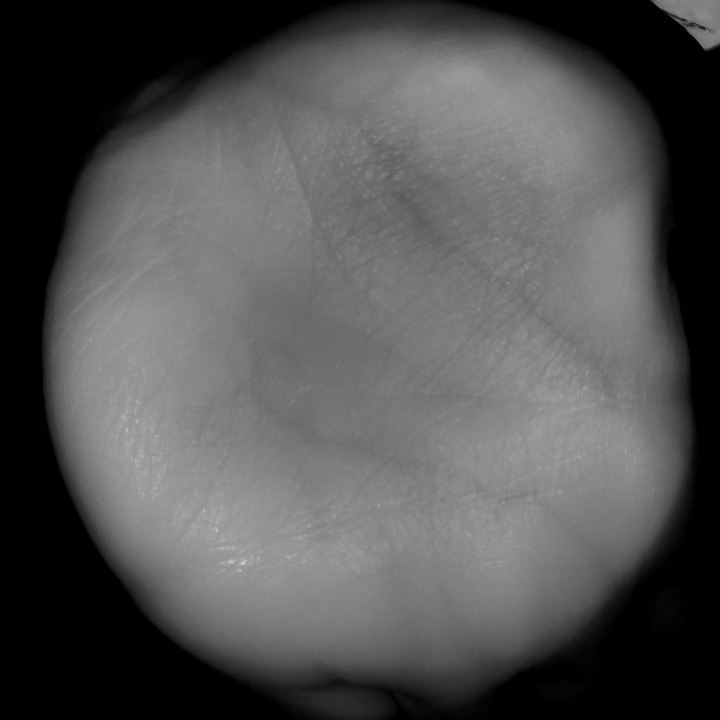
#> input picture sahrp_0.bmp, 720 x 720 px
$ python new_tren.py   (older library calls are emulated)
#> lines starting #> are read from the running program, lines starting #| are printed output that depends on the picture; after the words box and inside, x2 and y2 are one past the last pixel; in counts of white or black regions, pixels touching at a corner belong together
### diplom_code.py
from multiprocessing.pool import ThreadPool
import numpy as np
import cv2
import os


class GaborFiltering:

    @staticmethod
    def build_filters(ksize: int,
                      sigma: float,
                      lambd: float,
                      gamma: float,
                      psi: float):
        filters = []
        for theta in np.arange(0, np.pi, np.pi / 16):
            kern = cv2.getGaborKernel((ksize, ksize),
                                      sigma,
                                      theta,
                                      lambd,
                                      gamma,
                                      psi,
                                      ktype=cv2.CV_32F)
            kern /= 5 * kern.sum()
            filters.append(kern)

        return filters

    # [8 lines left out: function process, not called in this run]

    @staticmethod
    def process_threaded(img, filters, threadn=8):
        accum = np.zeros_like(img)

        def f(kern):
            return cv2.filter2D(img, cv2.CV_8UC3, kern)

        pool = ThreadPool(processes=threadn)
        for fimg in pool.imap_unordered(f, filters):
            np.maximum(accum, fimg, accum)

        return accum

    # [18 lines left out: function get_filter_image, not called in this run]


class AdditionalFitering:

    # [15 lines left out: function inversion, not called in this run]

    @staticmethod
    def gauss(image):
        return cv2.GaussianBlur(image, (15, 15), 4)

    @staticmethod
    def median(image):
        return cv2.medianBlur(image, 11)

    @staticmethod
    def inversion_1(image):
        return cv2.bitwise_not(image)

    @staticmethod
    def masking(img):
        mask = np.zeros(img.shape[:2], dtype="uint8")
        cv2.circle(mask, (210, 210), 200, 255, -1)
        masked = cv2.bitwise_and(img, img, mask=mask)

        return masked

    @staticmethod
    def skeletonization(img):
        _ = img.copy()
        img = np.array(img)
        size = np.size(img)

        skel = np.zeros(img.shape, np.uint8)

        element = cv2.getStructuringElement(cv2.MORPH_CROSS, (5, 5))

        done = False

        while not done:
            eroded = cv2.erode(img, element)
            temp = cv2.dilate(eroded, element)
            temp = cv2.subtract(img, temp)
            skel = cv2.bitwise_or(skel, temp)
            img = eroded.copy()

            zeros = size - cv2.countNonZero(img)
            if zeros == size:
                done = True
        return skel

    @staticmethod
    def get_final_picture(image):
        gray_image = cv2.cvtColor(image, cv2.COLOR_BGR2GRAY)
        filter_image = AdditionalFitering.median(gray_image)
        invers_image = AdditionalFitering.inversion_1(filter_image)
        first = GaborFiltering.process_threaded(invers_image,
                                                GaborFiltering.
                                                build_filters(ksize=20,
                                                              sigma=20.2,
                                                              lambd=19.5,
                                                              gamma=2.1,
                                                              psi=0))
        cv2.imwrite('first180.png', first)
        final_img = np.zeros([420, 420], np.uint8)
        res = cv2.inRange(first, 150, 255)
        ret, thresh = cv2.threshold(res, 127, 255, 0)
        contours, hierarchy = cv2.findContours(thresh, cv2.RETR_LIST,
                                               cv2.CHAIN_APPROX_TC89_L1)
        first_cont = cv2.drawContours(final_img, contours, -1,
                                      (255, 255, 255), -1)
        cv2.imwrite('first_cont180.png', first_cont)

        second = GaborFiltering.process_threaded(first_cont,
                                                 GaborFiltering.
                                                 build_filters(ksize=23,
                                                               sigma=40,
                                                               lambd=24.5,
                                                               gamma=5.9,
                                                               psi=0))
        cv2.imwrite('second180.png', second)

        final_img = np.zeros([420, 420], np.uint8)
        res = cv2.inRange(second, 150, 255)
        ret, thresh = cv2.threshold(res, 127, 255, 0)
        contours, hierarchy = cv2.findContours(thresh, cv2.RETR_LIST,
                                               cv2.CHAIN_APPROX_TC89_L1)
        first_cont = cv2.drawContours(final_img, contours, -1,
                                      (255, 255, 255), -1)
        return AdditionalFitering.masking(AdditionalFitering.skeletonization(first_cont))


# [9 lines that do not run on import are left out]
    # [7 lines of commented-out code are left out]

### new_tren.py
import cv2
import numpy as np
import skimage.exposure
from diplom_code import AdditionalFitering

# load image
img = cv2.imread('sahrp_0.bmp')
#> img is the input picture: shape (720, 720, 3); mean B, G, R 81.3, 82.1, 81.3

# convert to gray
gray = cv2.cvtColor(img, cv2.COLOR_BGR2GRAY)

# threshold
thresh = cv2.threshold(gray, 11, 255, cv2.THRESH_BINARY)[1]
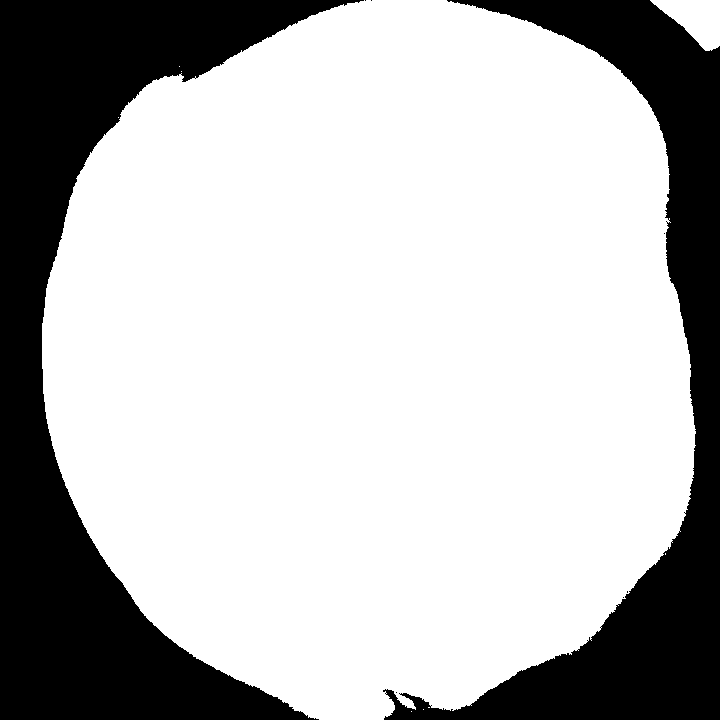
#> thresh: shape (720, 720); 72.7% white; 8 black regions (6 under 20 px), largest, box (x1, y1, x2, y2) and area: (0, 0, 364, 720) 84425, (383, 0, 720, 720) 57021

# apply morphology to clean small spots
kernel = cv2.getStructuringElement(cv2.MORPH_ELLIPSE, (3,3))
morph = cv2.morphologyEx(thresh, cv2.MORPH_OPEN, kernel, borderType=cv2.BORDER_CONSTANT, borderValue=0)
#> morph: shape (720, 720); 72.7% white; 6 black regions (4 under 20 px), largest, box (x1, y1, x2, y2) and area: (0, 0, 364, 720) 84465, (383, 0, 720, 720) 57121
kernel = cv2.getStructuringElement(cv2.MORPH_ELLIPSE, (3,3))
morph = cv2.morphologyEx(morph, cv2.MORPH_CLOSE, kernel, borderType=cv2.BORDER_CONSTANT, borderValue=0)
#> morph: shape (720, 720); 72.6% white; 1 black region, box (x1, y1, x2, y2) and area: (0, 0, 720, 720) 141807
kernel = cv2.getStructuringElement(cv2.MORPH_ELLIPSE, (3,3))
morph = cv2.morphologyEx(morph, cv2.MORPH_ERODE, kernel, borderType=cv2.BORDER_CONSTANT, borderValue=0)
#> morph: shape (720, 720); 72.2% white; 1 black region

# get external contour
contours = cv2.findContours(morph, cv2.RETR_EXTERNAL, cv2.CHAIN_APPROX_SIMPLE)
#> contours = 2 contours; box (x1, y1, x2, y2) and area: (43, 2, 695, 718) 371490, (653, 2, 718, 50) 1675
contours = contours[0] if len(contours) == 2 else contours[1]
big_contour = max(contours, key=cv2.contourArea)
#> big_contour = contour of 1029 points, box (x1, y1, x2, y2) (43, 2, 695, 718), area 371490

# draw white filled contour on black background as mas
contour = np.zeros_like(gray)
cv2.drawContours(contour, [big_contour], 0, 255, -1)
#> contour: shape (720, 720); 71.9% white; 1 black region, box (x1, y1, x2, y2) and area: (0, 0, 720, 720) 145858

# blur dilate image
blur = cv2.GaussianBlur(contour, (5,5), sigmaX=0, sigmaY=0, borderType = cv2.BORDER_DEFAULT)

# stretch so that 255 -> 255 and 127.5 -> 0
mask = skimage.exposure.rescale_intensity(blur, in_range=(127.5,255), out_range=(0,255))

# put mask into alpha channel of input
result = cv2.cvtColor(img, cv2.COLOR_BGR2BGRA)
result[:,:,3] = mask

# [13 lines of commented-out code are left out]
cv2.imshow('original', img)
cv2.imshow('original_filr', AdditionalFitering.get_final_picture(img))
#> the loop in process_threaded, `for fimg in pool.imap_unordered(f, filters):` made 16 passes
#> after the loop in process_threaded, `for fimg in pool.imap_unordered(f, filters):`:
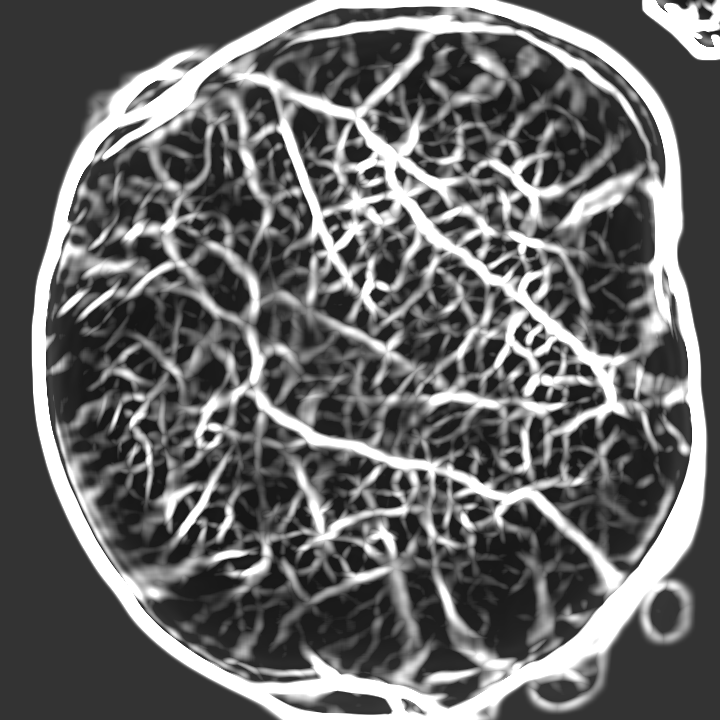
#> accum: shape (720, 720); min 20, max 255, mean 103.7
#> in get_final_picture, `final_img = np.zeros([420, 420], np.uint8)`: final_img: shape (420, 420); every value is 0
#> in get_final_picture, `res = cv2.inRange(first, 150, 255)`:
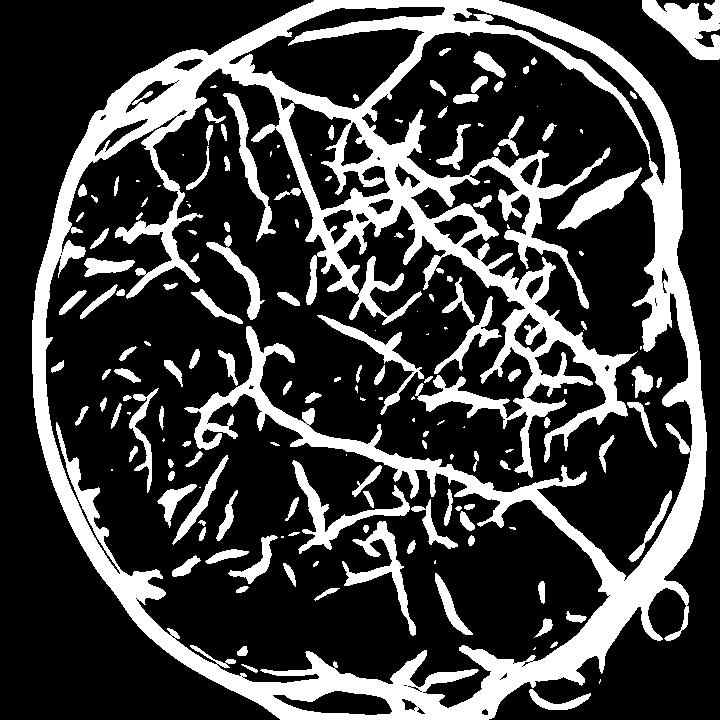
#> res: shape (720, 720); 25.3% white; 177 white regions (50 under 20 px)
#> in get_final_picture, `contours, hierarchy = cv2.findContours(thresh, cv2.RETR_LIST, cv2.CHAI..`: contours = 242 contours, 109 with area under 20; largest, box (x1, y1, x2, y2) and area: (32, 0, 707, 720) 402616, (45, 31, 693, 708) 283447, (228, 6, 445, 110) 10604, (288, 102, 391, 211) 4550, (452, 7, 666, 186) 3339
#> in get_final_picture, `first_cont = cv2.drawContours(final_img, contours, -1, (255, 255, 255)..`: first_cont: shape (420, 420); 24.5% white; 77 white regions (20 under 20 px), largest, box (x1, y1, x2, y2) and area: (32, 0, 420, 420) 30198, (184, 327, 298, 420) 2344, (224, 93, 275, 242) 1385
#> call 2 of build_filters, with ksize = 23, sigma = 40, lambd = 24.5, gamma = 5.9, psi = 0
#> the loop in build_filters (call 2), `for theta in np.arange(0, np.pi, np.pi / 16):` made 16 passes
#> theta on passes 2 to 13: 0.196, 0.393, 0.589, 0.785, 0.982, 1.18, 1.37, 1.57, 1.77, 1.96, 2.16, 2.36
#> after the loop in build_filters (call 2), `for theta in np.arange(0, np.pi, np.pi / 16):`:
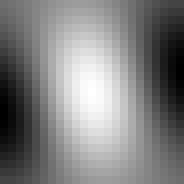
#> kern: shape (23, 23) float32 (shown 8 times larger); min -0.0076, max 0.00817, mean 0.000378; drawn with min black and max white
#> after the loop in build_filters (call 2), `for theta in np.arange(0, np.pi, np.pi / 16):`: filters = 16 items
#> call 2 of process_threaded, with threadn = 8
#> the loop in process_threaded (call 2), `for fimg in pool.imap_unordered(f, filters):` made 16 passes
#> after the loop in process_threaded (call 2), `for fimg in pool.imap_unordered(f, filters):`:
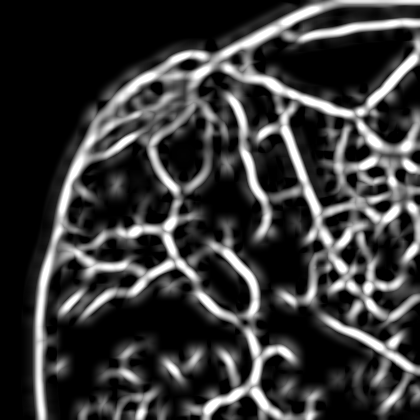
#> accum: shape (420, 420); min 0, max 255, mean 56.6
#> in get_final_picture, `res = cv2.inRange(second, 150, 255)`: res: shape (420, 420); 14.8% white; 68 white regions (11 under 20 px)
#> in get_final_picture, `contours, hierarchy = cv2.findContours(thresh, cv2.RETR_LIST, cv2.CHAI..`: contours = 77 contours, 26 with area under 20; largest, box (x1, y1, x2, y2) and area: (35, 51, 209, 420) 3447, (278, 104, 366, 293) 2264, (62, 200, 198, 296) 1924, (221, 39, 420, 118) 1878, (187, 0, 420, 88) 1616
#> in get_final_picture, `first_cont = cv2.drawContours(final_img, contours, -1, (255, 255, 255)..`: first_cont: shape (420, 420); 14.8% white; 68 white regions (12 under 20 px), largest, box (x1, y1, x2, y2) and area: (35, 51, 209, 420) 3931, (278, 104, 366, 293) 2583, (62, 200, 198, 296) 2201
#> in skeletonization, `size = np.size(img)`: size = 176400
#> the loop in skeletonization, `while not done:` made 4 passes
#> zeros on passes 1 to 4: 163243, 173134, 176220, 176400
#> after the loop in skeletonization, `while not done:`: skel: shape (420, 420); 4.2% white in thin lines or dots
#> in masking, `cv2.circle(mask, (210, 210), 200, 255, -1)`: mask: shape (420, 420); 71.2% white; 1 black region, box (x1, y1, x2, y2) and area: (0, 0, 420, 420) 50771
#> in masking, `masked = cv2.bitwise_and(img, img, mask=mask)`: masked: shape (420, 420); 3.2% white in thin lines or dots, all inside (x1, y1, x2, y2) = (38, 24, 410, 410)
cv2.imshow('result', result)
cv2.imshow('result_filr', AdditionalFitering.get_final_picture(result))
#> call 3 of build_filters, with ksize = 20, sigma = 20.2, lambd = 19.5, gamma = 2.1, psi = 0
#> the loop in build_filters (call 3), `for theta in np.arange(0, np.pi, np.pi / 16):` made 16 passes
#> after the loop in build_filters (call 3), `for theta in np.arange(0, np.pi, np.pi / 16):`:
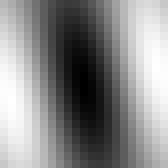
#> kern: shape (21, 21) float32 (shown 8 times larger); min -0.0185, max 0.0165, mean 0.000454; drawn with min black and max white
#> in process_threaded (call 3), `accum = np.zeros_like(img)`: accum: shape (720, 720); every value is 0
#> in get_final_picture (call 2), `contours, hierarchy = cv2.findContours(thresh, cv2.RETR_LIST, cv2.CHAI..`: contours = 242 contours, 109 with area under 20; largest, box (x1, y1, x2, y2) and area: (32, 0, 707, 720) 402616, (45, 31, 693, 708) 283447, (228, 6, 445, 110) 10604, (288, 102, 391, 211) 4550, (452, 7, 666, 186) 3339
#> in get_final_picture (call 2), `contours, hierarchy = cv2.findContours(thresh, cv2.RETR_LIST, cv2.CHAI..`: contours = 77 contours, 26 with area under 20; largest, box (x1, y1, x2, y2) and area: (35, 51, 209, 420) 3447, (278, 104, 366, 293) 2264, (62, 200, 198, 296) 1924, (221, 39, 420, 118) 1878, (187, 0, 420, 88) 1616
#> the loop in skeletonization (call 2), `while not done:` made 4 passes
#> pass 3, in skeletonization (call 2), `eroded = cv2.erode(img, element)`:
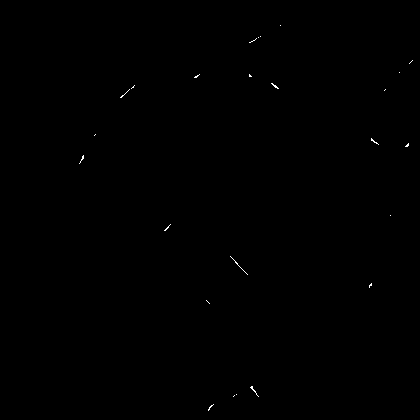
#> eroded: shape (420, 420); 0.1% white in thin lines or dots, all inside (x1, y1, x2, y2) = (79, 25, 413, 411)

cv2.waitKey(0)
cv2.destroyAllWindows()
